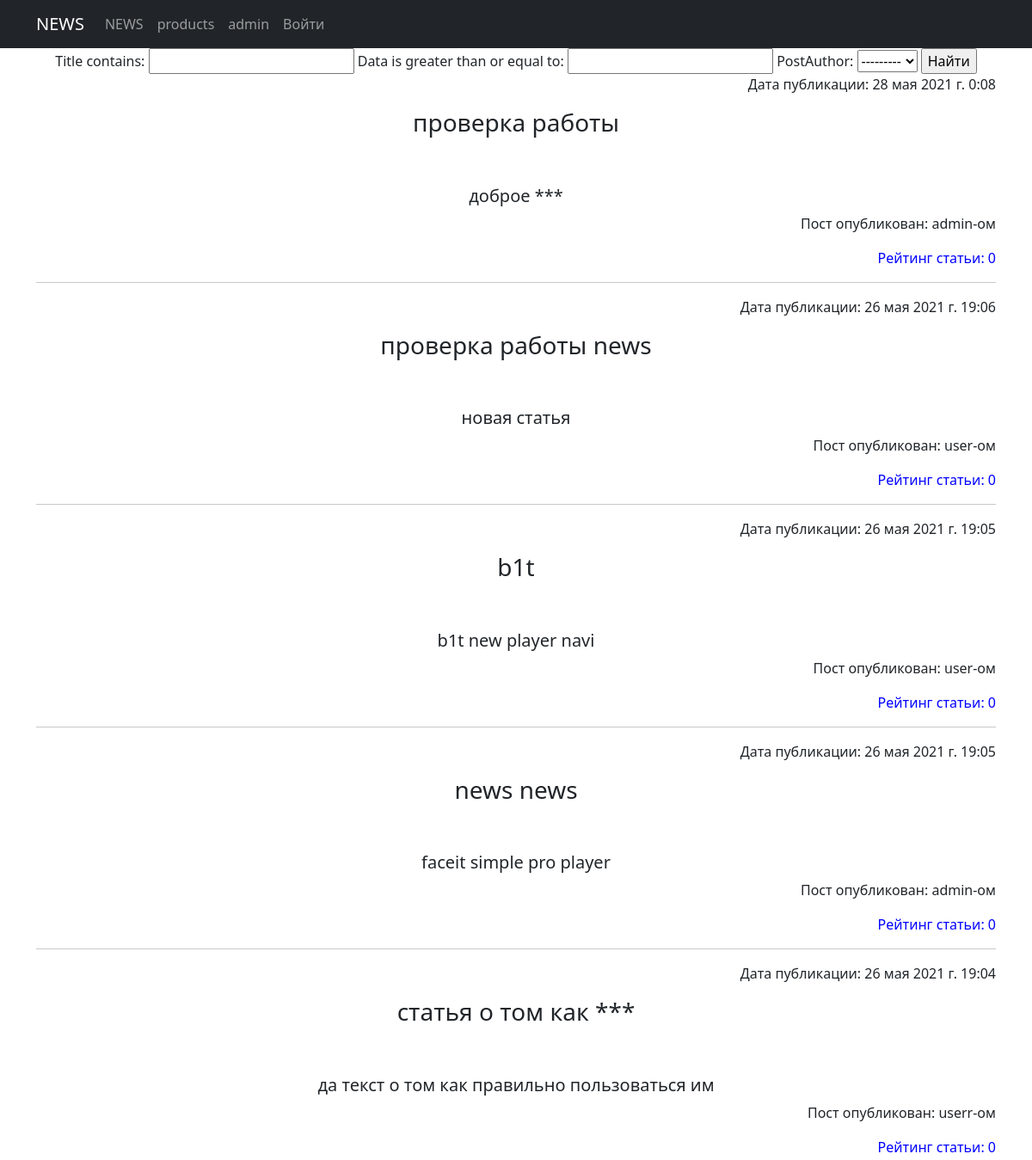
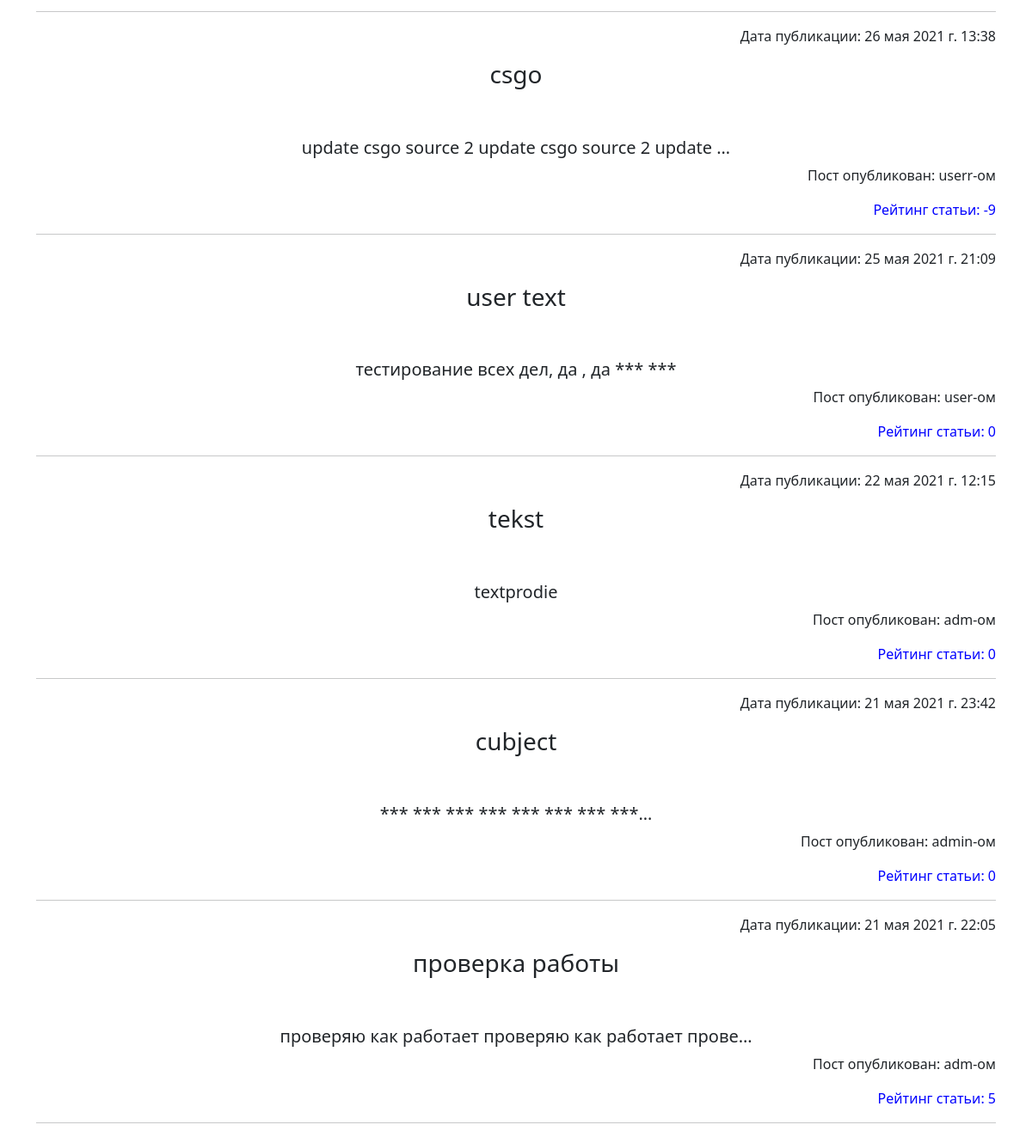
/news/search, run on the app's committed database (2 pictures, top to bottom).
### news/models.py (models this page shows, shortened)
class Post(models.Model):
    PostAuthor = models.ForeignKey(Author, on_delete=models.CASCADE)
    PostNews = 'PN'
    PostArticle = 'PA'
    POSITIONS = [
        (PostArticle, 'Статья'),
        (PostNews, 'Новость'),
    ]
    title = models.CharField(max_length=50)
    positions = models.CharField(max_length=2, choices=POSITIONS, default=PostArticle)
    data = models.DateTimeField(auto_now_add=True)
    postCategory = models.ManyToManyField(Category, through='PostCategory')
    previewName = models.CharField(max_length=128)
    text = models.TextField()
    rating = models.SmallIntegerField(default=0)
    class Meta:
        verbose_name = 'Пост'
        verbose_name_plural = 'Посты'

class Author(models.Model):
    authorUser = models.OneToOneField(User, on_delete=models.CASCADE)
    authorRaitng = models.SmallIntegerField(default=0)
    def __str__(self):
        return str(self.authorUser)
    class Meta:
        verbose_name = 'Автор'
        verbose_name_plural = 'Авторы'

### news/views.py (the view)
# urls.py: path('search', newSearch.as_view(), name='news_search'),
class newSearch(ListView):
    model = Post
    template_name = 'new_search.html'
    context_object_name = 'newsearch'
    ordering = '-data'
    def get_context_data(self, **kwargs):
        context = super().get_context_data(**kwargs)
        context['filter'] = newsFilter(self.request.GET, queryset=self.get_queryset())
        return context

### news/templatetags/custom_filters.py (called while the page is built)
@register.filter(name='censor_filter')
def censor_filter(value):
    for i in bad_words:
        value = value.lower()
        value = value.replace(i, '***')
    return value

### templates/new_search.html (shortened to what this page needs)
<!DOCTYPE html>
<html lang="en">
<head> {% extends 'flatpages/default.html' %} {% load custom_filters %}
{%block content%}
    <form method="GET">
    {{ filter.form }}
    <input type="submit" value="Найти">
    </form>
    {% for new in filter.qs %}
    <p style="text-align: right;">Дата публикации: {{new.data}}</p>
    <h3>{{new.title|censor_filter}}</h3>
    <br>
    <br>
    <h5>{{new.text|truncatechars:50|censor_filter}}</h5>
    <p style="text-align: right;">Пост опубликован: {{new.PostAuthor}}-ом</p>
    <p style="text-align: right;"><span style="text-align: right; color: #0000ff;">Рейтинг статьи: {{new.rating}}</span></p>
    <hr>
    {% endfor %}
{%endblock content%}

### data on the page
Post: data "28 мая 2021 г. 0:08", title|censor_filter "проверка работы", text|censor_filter "доброе ***", PostAuthor "admin", rating "0"
Post: data "26 мая 2021 г. 19:06", title|censor_filter "проверка работы news", text|censor_filter "новая статья", PostAuthor "user", rating "0"
Post: data "26 мая 2021 г. 19:05", title|censor_filter "b1t", text|censor_filter "b1t new player navi", PostAuthor "user", rating "0"
Post: data "26 мая 2021 г. 19:05", title|censor_filter "news news", text|censor_filter "faceit simple pro player", PostAuthor "admin", rating "0"
Post: data "26 мая 2021 г. 19:04", title|censor_filter "статья о том как ***", text|censor_filter "да текст о том как правильно пользоваться им", PostAuthor "userr", rating "0"
Post: data "26 мая 2021 г. 13:38", title|censor_filter "csgo", text|censor_filter "update csgo source 2 update csgo source 2 update …", PostAuthor "userr", rating "-9"
Post: data "25 мая 2021 г. 21:09", title|censor_filter "user text", text|censor_filter "тестирование всех дел, да , да *** ***", PostAuthor "user", rating "0"
Post: data "22 мая 2021 г. 12:15", title|censor_filter "tekst", text|censor_filter "textprodie", PostAuthor "adm", rating "0"
Post: data "21 мая 2021 г. 23:42", title|censor_filter "cubject", text|censor_filter "*** *** *** *** *** *** *** ***…", PostAuthor "admin", rating "0"
Post: data "21 мая 2021 г. 22:05", title|censor_filter "проверка работы", text|censor_filter "проверяю как работает проверяю как работает прове…", PostAuthor "adm", rating "5"
